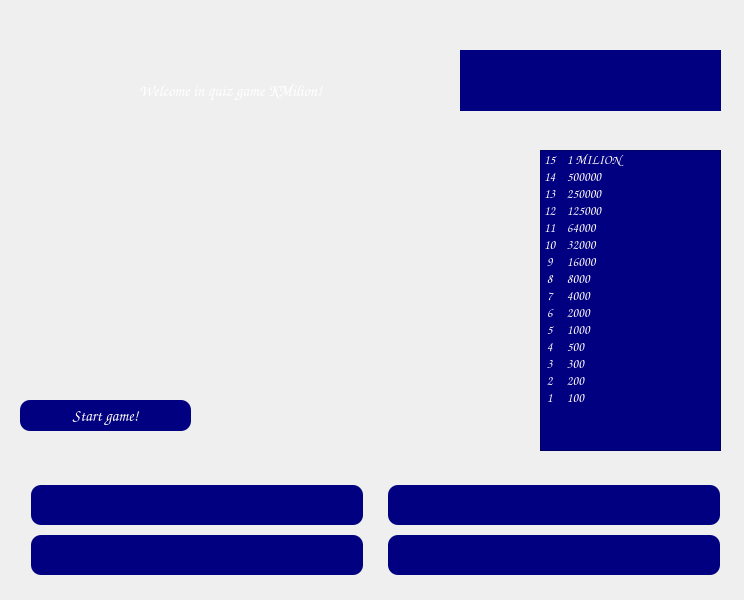
<?xml version="1.0" encoding="UTF-8"?>
<ui version="4.0">
 <class>QuizShow</class>
 <widget class="QWidget" name="QuizShow">
  <property name="geometry">
   <rect>
    <x>0</x>
    <y>0</y>
    <width>744</width>
    <height>600</height>
   </rect>
  </property>
  <property name="windowTitle">
   <string>QuizShow</string>
  </property>
  <property name="autoFillBackground">
   <bool>false</bool>
  </property>
  <property name="locale">
   <locale language="English" country="UnitedStates"/>
  </property>
  <widget class="QLabel" name="labelBack">
   <property name="geometry">
    <rect>
     <x>20</x>
     <y>0</y>
     <width>431</width>
     <height>231</height>
    </rect>
   </property>
   <property name="font">
    <font>
     <family>Comic Sans MS</family>
     <pointsize>14</pointsize>
    </font>
   </property>
   <property name="autoFillBackground">
    <bool>false</bool>
   </property>
   <property name="styleSheet">
    <string notr="true">background-image: url(:/main/images/cloud.png);
background-repeat: no-repeat;
background-color: none;</string>
   </property>
   <property name="text">
    <string/>
   </property>
   <property name="alignment">
    <set>Qt::AlignCenter</set>
   </property>
  </widget>
  <widget class="QLabel" name="labelQ">
   <property name="geometry">
    <rect>
     <x>50</x>
     <y>30</y>
     <width>361</width>
     <height>121</height>
    </rect>
   </property>
   <property name="font">
    <font>
     <family>Comic Sans MS</family>
     <pointsize>12</pointsize>
     <weight>50</weight>
     <italic>false</italic>
     <bold>false</bold>
    </font>
   </property>
   <property name="styleSheet">
    <string notr="true">background-color: none;
color: white;</string>
   </property>
   <property name="text">
    <string>Welcome in quiz game KMilion!</string>
   </property>
   <property name="alignment">
    <set>Qt::AlignCenter</set>
   </property>
  </widget>
  <widget class="QPushButton" name="button_next">
   <property name="enabled">
    <bool>true</bool>
   </property>
   <property name="geometry">
    <rect>
     <x>20</x>
     <y>400</y>
     <width>171</width>
     <height>31</height>
    </rect>
   </property>
   <property name="font">
    <font>
     <family>Comic Sans MS</family>
     <pointsize>12</pointsize>
    </font>
   </property>
   <property name="autoFillBackground">
    <bool>false</bool>
   </property>
   <property name="styleSheet">
    <string notr="true">background-color: rgb(0, 0, 128);
color: rgb(255, 250, 249);
border-radius: 10px;</string>
   </property>
   <property name="text">
    <string>Start game!</string>
   </property>
   <property name="flat">
    <bool>true</bool>
   </property>
  </widget>
  <widget class="QLabel" name="label_test">
   <property name="geometry">
    <rect>
     <x>210</x>
     <y>200</y>
     <width>301</width>
     <height>261</height>
    </rect>
   </property>
   <property name="toolTip">
    <string>Use Ctrl + E to exit</string>
   </property>
   <property name="autoFillBackground">
    <bool>false</bool>
   </property>
   <property name="styleSheet">
    <string notr="true">background-image: url(:/main/images/man_on_chair.png);
background-repeat: no-repeat;
background-color: none;</string>
   </property>
   <property name="text">
    <string/>
   </property>
  </widget>
  <widget class="QWidget" name="horizontalLayoutWidget_5">
   <property name="geometry">
    <rect>
     <x>20</x>
     <y>470</y>
     <width>711</width>
     <height>121</height>
    </rect>
   </property>
   <layout class="QHBoxLayout" name="horizontalLayout_5">
    <item>
     <layout class="QVBoxLayout" name="verticalLayout">
      <item>
       <widget class="QPushButton" name="button_answA">
        <property name="enabled">
         <bool>true</bool>
        </property>
        <property name="minimumSize">
         <size>
          <width>332</width>
          <height>40</height>
         </size>
        </property>
        <property name="maximumSize">
         <size>
          <width>332</width>
          <height>40</height>
         </size>
        </property>
        <property name="font">
         <font>
          <family>Comic Sans MS</family>
          <pointsize>12</pointsize>
         </font>
        </property>
        <property name="autoFillBackground">
         <bool>false</bool>
        </property>
        <property name="styleSheet">
         <string notr="true">background-color: rgb(0, 0, 128);
background-image: url();
color: rgb(255, 250, 249);
border-radius: 10px;</string>
        </property>
        <property name="inputMethodHints">
         <set>Qt::ImhNone</set>
        </property>
        <property name="text">
         <string/>
        </property>
        <property name="flat">
         <bool>true</bool>
        </property>
       </widget>
      </item>
      <item>
       <widget class="QPushButton" name="button_answB">
        <property name="enabled">
         <bool>true</bool>
        </property>
        <property name="minimumSize">
         <size>
          <width>332</width>
          <height>40</height>
         </size>
        </property>
        <property name="maximumSize">
         <size>
          <width>332</width>
          <height>40</height>
         </size>
        </property>
        <property name="font">
         <font>
          <family>Comic Sans MS</family>
          <pointsize>12</pointsize>
         </font>
        </property>
        <property name="autoFillBackground">
         <bool>false</bool>
        </property>
        <property name="styleSheet">
         <string notr="true">background-color: rgb(0, 0, 128);
color: rgb(255, 250, 249);
border-radius: 10px;
background-image: url();</string>
        </property>
        <property name="text">
         <string/>
        </property>
        <property name="flat">
         <bool>true</bool>
        </property>
       </widget>
      </item>
     </layout>
    </item>
    <item>
     <spacer name="horizontalSpacer">
      <property name="orientation">
       <enum>Qt::Horizontal</enum>
      </property>
      <property name="sizeHint" stdset="0">
       <size>
        <width>40</width>
        <height>20</height>
       </size>
      </property>
     </spacer>
    </item>
    <item>
     <layout class="QVBoxLayout" name="verticalLayout_2">
      <item>
       <widget class="QPushButton" name="button_answC">
        <property name="enabled">
         <bool>true</bool>
        </property>
        <property name="minimumSize">
         <size>
          <width>332</width>
          <height>40</height>
         </size>
        </property>
        <property name="maximumSize">
         <size>
          <width>332</width>
          <height>40</height>
         </size>
        </property>
        <property name="font">
         <font>
          <family>Comic Sans MS</family>
          <pointsize>12</pointsize>
         </font>
        </property>
        <property name="autoFillBackground">
         <bool>false</bool>
        </property>
        <property name="styleSheet">
         <string notr="true">background-color:rgb(0, 0, 128);
color: rgb(255, 250, 249);
border-radius: 10px;
</string>
        </property>
        <property name="text">
         <string/>
        </property>
        <property name="flat">
         <bool>true</bool>
        </property>
       </widget>
      </item>
      <item>
       <widget class="QPushButton" name="button_answD">
        <property name="enabled">
         <bool>true</bool>
        </property>
        <property name="minimumSize">
         <size>
          <width>332</width>
          <height>40</height>
         </size>
        </property>
        <property name="maximumSize">
         <size>
          <width>332</width>
          <height>40</height>
         </size>
        </property>
        <property name="font">
         <font>
          <family>Comic Sans MS</family>
          <pointsize>12</pointsize>
         </font>
        </property>
        <property name="autoFillBackground">
         <bool>false</bool>
        </property>
        <property name="styleSheet">
         <string notr="true">background-color:rgb(0, 0, 128);
color: rgb(255, 250, 249);
border-radius: 10px;
background-image: url();</string>
        </property>
        <property name="text">
         <string/>
        </property>
        <property name="autoDefault">
         <bool>false</bool>
        </property>
        <property name="flat">
         <bool>true</bool>
        </property>
       </widget>
      </item>
     </layout>
    </item>
   </layout>
  </widget>
  <widget class="QFrame" name="frame_2">
   <property name="geometry">
    <rect>
     <x>460</x>
     <y>50</y>
     <width>261</width>
     <height>61</height>
    </rect>
   </property>
   <property name="styleSheet">
    <string notr="true">background-color: rgb(0, 0, 128);</string>
   </property>
   <property name="frameShape">
    <enum>QFrame::StyledPanel</enum>
   </property>
   <property name="frameShadow">
    <enum>QFrame::Raised</enum>
   </property>
   <widget class="QWidget" name="horizontalLayoutWidget">
    <property name="geometry">
     <rect>
      <x>0</x>
      <y>0</y>
      <width>261</width>
      <height>62</height>
     </rect>
    </property>
    <layout class="QHBoxLayout" name="horizontalLayout">
     <item>
      <widget class="QPushButton" name="button_resign">
       <property name="minimumSize">
        <size>
         <width>60</width>
         <height>60</height>
        </size>
       </property>
       <property name="maximumSize">
        <size>
         <width>60</width>
         <height>60</height>
        </size>
       </property>
       <property name="toolTip">
        <string>Resing</string>
       </property>
       <property name="styleSheet">
        <string notr="true">background-image: url(:/main/images/exit.png);
background-repeat: no-repeat;
background-color: none;</string>
       </property>
       <property name="text">
        <string/>
       </property>
       <property name="flat">
        <bool>true</bool>
       </property>
      </widget>
     </item>
     <item>
      <widget class="QPushButton" name="button_fifty_fifty">
       <property name="minimumSize">
        <size>
         <width>60</width>
         <height>60</height>
        </size>
       </property>
       <property name="maximumSize">
        <size>
         <width>60</width>
         <height>60</height>
        </size>
       </property>
       <property name="toolTip">
        <string>Fifty -  fifyt</string>
       </property>
       <property name="styleSheet">
        <string notr="true">background-image: url(:/main/images/fifty.png);
background-repeat: no-repeat;
background-color: none;</string>
       </property>
       <property name="text">
        <string/>
       </property>
       <property name="flat">
        <bool>true</bool>
       </property>
      </widget>
     </item>
     <item>
      <widget class="QPushButton" name="button_phone">
       <property name="minimumSize">
        <size>
         <width>60</width>
         <height>60</height>
        </size>
       </property>
       <property name="maximumSize">
        <size>
         <width>60</width>
         <height>60</height>
        </size>
       </property>
       <property name="toolTip">
        <string>Phone to friend</string>
       </property>
       <property name="styleSheet">
        <string notr="true">background-image: url(:/main/images/phone.png);
background-repeat: no-repeat;
background-color: none;</string>
       </property>
       <property name="text">
        <string/>
       </property>
       <property name="flat">
        <bool>true</bool>
       </property>
      </widget>
     </item>
     <item>
      <widget class="QPushButton" name="button_public">
       <property name="minimumSize">
        <size>
         <width>60</width>
         <height>60</height>
        </size>
       </property>
       <property name="maximumSize">
        <size>
         <width>60</width>
         <height>60</height>
        </size>
       </property>
       <property name="toolTip">
        <string>Public</string>
       </property>
       <property name="styleSheet">
        <string notr="true">background-image: url(:/main/images/public.png);
background-repeat: no-repeat;
background-color: none;</string>
       </property>
       <property name="text">
        <string/>
       </property>
       <property name="flat">
        <bool>true</bool>
       </property>
      </widget>
     </item>
    </layout>
   </widget>
  </widget>
  <widget class="QListWidget" name="listWidget">
   <property name="geometry">
    <rect>
     <x>540</x>
     <y>150</y>
     <width>181</width>
     <height>301</height>
    </rect>
   </property>
   <property name="font">
    <font>
     <family>Comic Sans MS</family>
     <pointsize>10</pointsize>
     <weight>75</weight>
     <bold>true</bold>
    </font>
   </property>
   <property name="autoFillBackground">
    <bool>true</bool>
   </property>
   <property name="styleSheet">
    <string notr="true">color: rgb(255, 250, 249);
background-color: rgb(0, 0, 128);
background-image: url();</string>
   </property>
   <property name="autoScrollMargin">
    <number>14</number>
   </property>
   <property name="editTriggers">
    <set>QAbstractItemView::NoEditTriggers</set>
   </property>
   <property name="showDropIndicator" stdset="0">
    <bool>false</bool>
   </property>
   <property name="selectionMode">
    <enum>QAbstractItemView::NoSelection</enum>
   </property>
   <property name="layoutMode">
    <enum>QListView::Batched</enum>
   </property>
   <property name="spacing">
    <number>0</number>
   </property>
   <property name="viewMode">
    <enum>QListView::ListMode</enum>
   </property>
   <property name="modelColumn">
    <number>0</number>
   </property>
   <property name="currentRow">
    <number>-1</number>
   </property>
   <item>
    <property name="text">
     <string>15    1 MILION</string>
    </property>
   </item>
   <item>
    <property name="text">
     <string>14    500000</string>
    </property>
   </item>
   <item>
    <property name="text">
     <string>13    250000</string>
    </property>
   </item>
   <item>
    <property name="text">
     <string>12    125000</string>
    </property>
   </item>
   <item>
    <property name="text">
     <string>11    64000</string>
    </property>
   </item>
   <item>
    <property name="text">
     <string>10    32000</string>
    </property>
    <property name="foreground">
     <brush brushstyle="NoBrush">
      <color alpha="255">
       <red>255</red>
       <green>255</green>
       <blue>0</blue>
      </color>
     </brush>
    </property>
   </item>
   <item>
    <property name="text">
     <string> 9     16000</string>
    </property>
   </item>
   <item>
    <property name="text">
     <string> 8     8000</string>
    </property>
   </item>
   <item>
    <property name="text">
     <string> 7     4000</string>
    </property>
   </item>
   <item>
    <property name="text">
     <string> 6     2000</string>
    </property>
   </item>
   <item>
    <property name="text">
     <string> 5     1000</string>
    </property>
    <property name="background">
     <brush brushstyle="NoBrush">
      <color alpha="255">
       <red>0</red>
       <green>0</green>
       <blue>192</blue>
      </color>
     </brush>
    </property>
    <property name="foreground">
     <brush brushstyle="NoBrush">
      <color alpha="255">
       <red>255</red>
       <green>255</green>
       <blue>0</blue>
      </color>
     </brush>
    </property>
   </item>
   <item>
    <property name="text">
     <string> 4     500</string>
    </property>
   </item>
   <item>
    <property name="text">
     <string> 3     300</string>
    </property>
   </item>
   <item>
    <property name="text">
     <string> 2     200</string>
    </property>
   </item>
   <item>
    <property name="text">
     <string> 1     100</string>
    </property>
   </item>
  </widget>
  <widget class="QLabel" name="label_prez">
   <property name="geometry">
    <rect>
     <x>20</x>
     <y>200</y>
     <width>251</width>
     <height>171</height>
    </rect>
   </property>
   <property name="font">
    <font>
     <family>Comic Sans MS</family>
     <pointsize>12</pointsize>
    </font>
   </property>
   <property name="styleSheet">
    <string notr="true">color: rgb(255,255,255);
background-repeat: no-repeat;
background-color: none;</string>
   </property>
   <property name="text">
    <string/>
   </property>
  </widget>
 </widget>
 <layoutdefault spacing="6" margin="11"/>
 <resources>
  <include location="resource.qrc"/>
 </resources>
 <connections/>
</ui>
